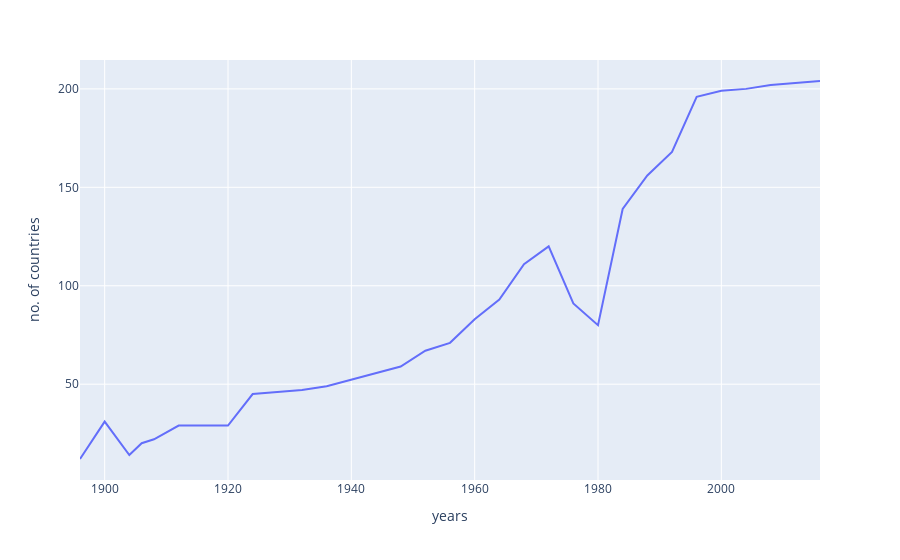

Notebook source saved alongside this figure:
### Code cell
fig.show()

### Figure 1 — Plotly figure (JSON) as saved in the notebook; plotly's stock layout.template omitted (floating-point values rounded to 4 significant figures)
{"data": [{"hovertemplate": "years=%{x}<br>no. of countries=%{y}<extra></extra>", "legendgroup": "", "line": {"color": "#636efa", "dash": "solid"}, "marker": {"symbol": "circle"}, "mode": "lines", "name": "", "orientation": "v", "showlegend": false, "type": "scatter", "x": [1896, 1900, 1904, 1906, 1908, 1912, 1920, 1924, 1928, 1932, 1936, 1948, 1952, 1956, 1960, 1964, 1968, 1972, 1976, 1980, 1984, 1988, 1992, 1996, 2000, 2004, 2008, 2012, 2016], "xaxis": "x", "y": [12, 31, 14, 20, 22, 29, 29, 45, 46, 47, 49, 59, 67, 71, 83, 93, 111, 120, 91, 80, 139, 156, 168, 196, 199, 200, 202, 203, 204], "yaxis": "y"}], "layout": {"legend": {"tracegroupgap": 0}, "margin": {"t": 60}, "xaxis": {"anchor": "y", "domain": [0, 1], "title": {"text": "years"}}, "yaxis": {"anchor": "x", "domain": [0, 1], "title": {"text": "no. of countries"}}}}
